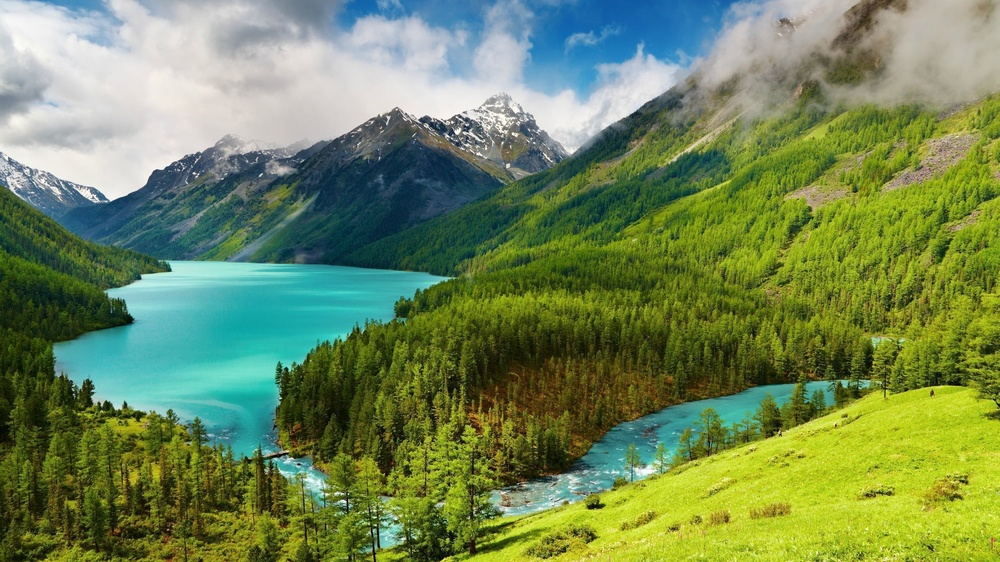
#> input picture index.jpg, 1000 x 562 px, shrunk from 2560 x 1440 before the run
$ python main.py
#> lines starting #> are read from the running program, lines starting #| are printed output that depends on the picture
#> the answer given: 100
#> the answer given: index.jpg
from PIL import Image
import numpy as np

def dither_matrix(n:int):
    if n == 1:
        return np.array([[0]])
    else:
        first = (n ** 2) * dither_matrix(int(n/2))
        second = (n ** 2) * dither_matrix(int(n/2)) + 2
        third = (n ** 2) * dither_matrix(int(n/2)) + 3
        fourth = (n ** 2) * dither_matrix(int(n/2)) + 1
        first_col = np.concatenate((first, third), axis=0)
        second_col = np.concatenate((second, fourth), axis=0)
        return (1/n**2) * np.concatenate((first_col, second_col), axis=1)

def get_image(src:str):
#> called with src = 'index.jpg'
    img = np.array(Image.open(src))
#> img is the input picture: shape (562, 1000, 3); mean R, G, B 113, 135.4, 87.5
    img_arr = [[(j[0] * 299/1000) + (j[1] * 587/1000) + (j[2] * 114/1000) for j in r] for r in img]
#> img_arr = 562 items
    img_gray = np.array(img_arr)
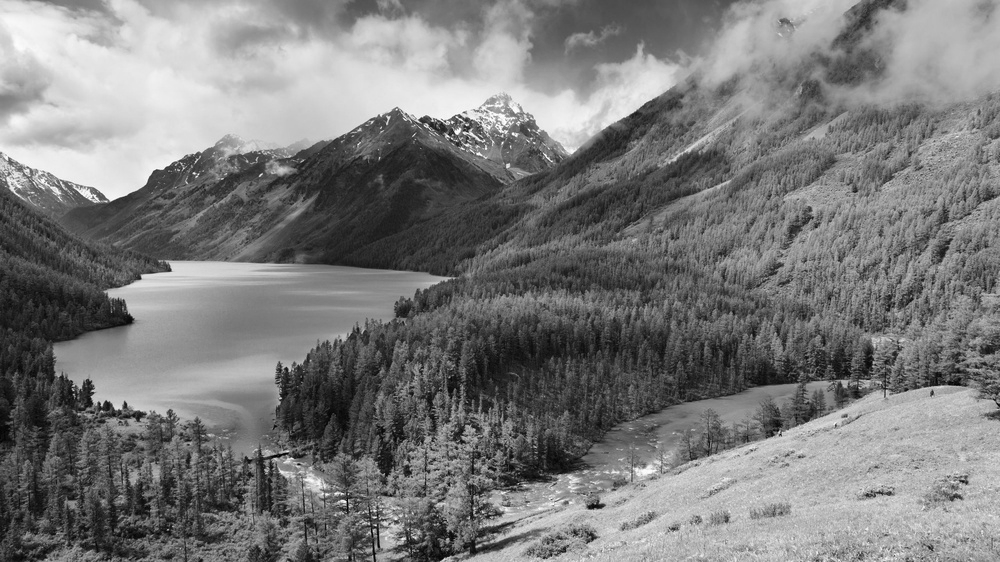
#> img_gray: shape (562, 1000) float64; min 0.886, max 254.8, mean 123.2
    Image.fromarray(img_gray).convert('L').save('gray-scale.png')
    return img_gray * (1/255)

def ordered_dithering(img_pixel:np.array, dither_m:np.array):
    n = np.size(dither_m, axis=0)
#> n = 64
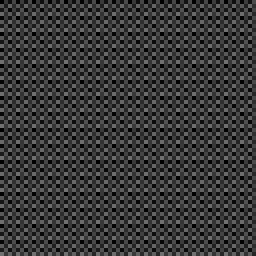
#> dither_m: shape (64, 64) float64 (shown 4 times larger); min 0, max 0.444, mean 0.222
    x_max = np.size(img_pixel, axis=1)
#> x_max = 1000
    y_max = np.size(img_pixel, axis=0)
#> y_max = 562
    for x in range(x_max):
        for y in range(y_max):
            i = x % n
            j = y % n
            if img_pixel[y][x] > dither_m[i][j]:
                img_pixel[y][x] = 255
            else:
                img_pixel[y][x] = 0
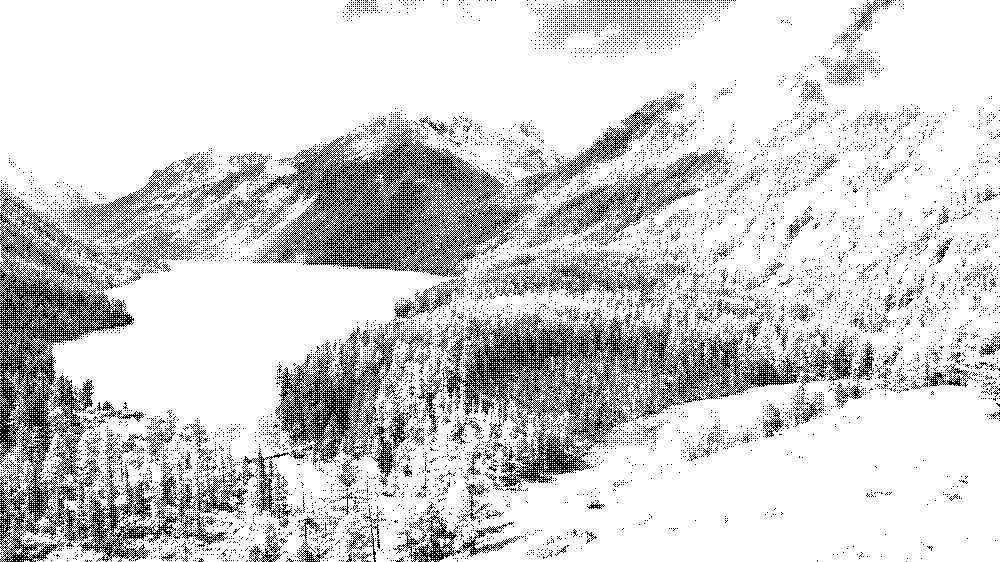
#> img_pixel: shape (562, 1000) float64; 82.6% white; black in thin lines or dots

    Image.fromarray(img_pixel).convert('L').save('dithered.png', bit=1)

if __name__ == '__main__':
    n = int(input('Enter size of dither matrix:'))
    src = input('Enter source or name of your image:')
    dm = dither_matrix(n)
    img = get_image(src)
    print('A grayscale version of your image was saved in current directory...')
    ordered_dithering(img, dm)
    print('Dithering is done...')
